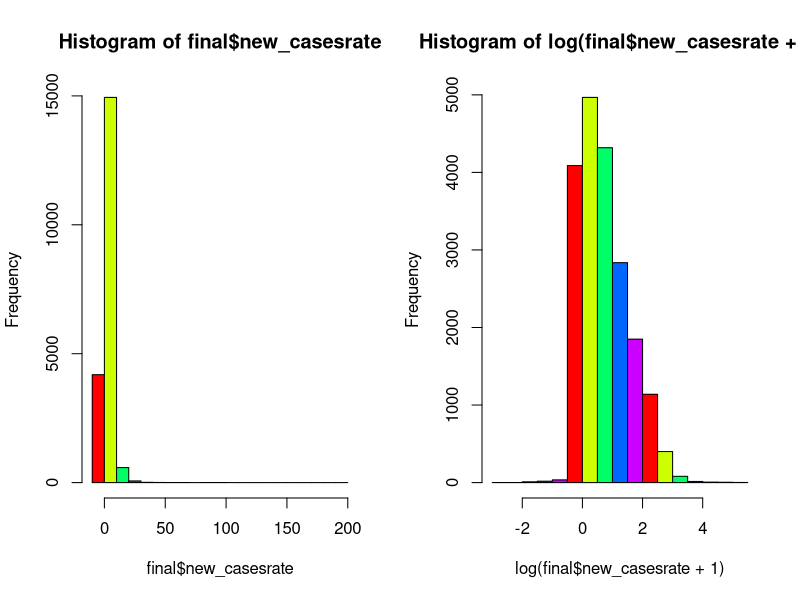
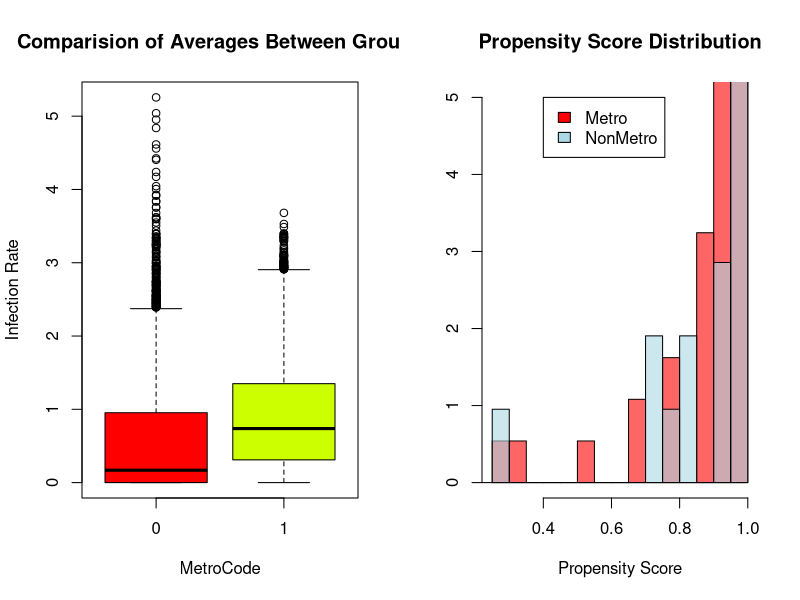
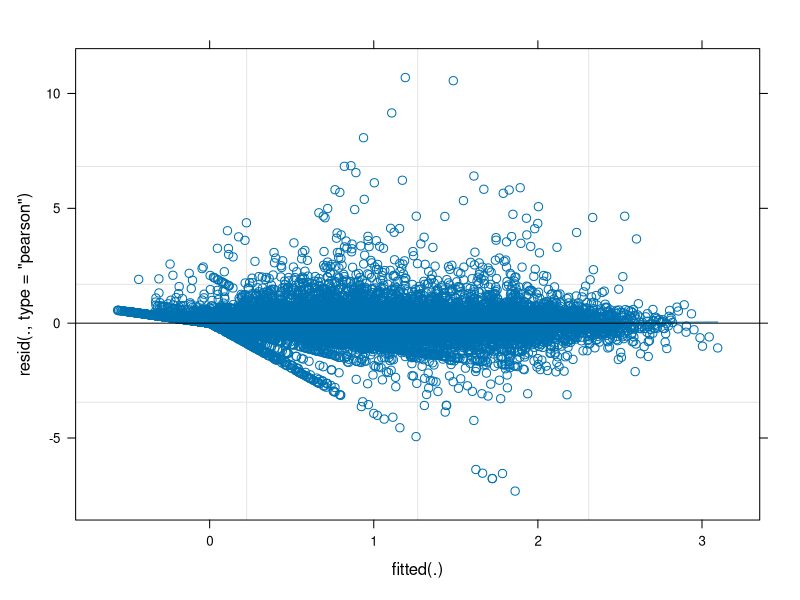
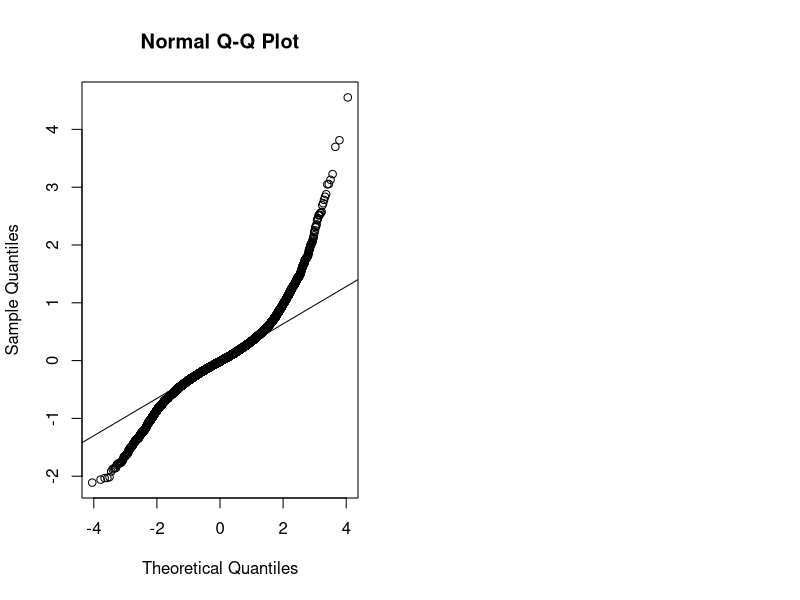

Source code (R) for these figures, in order:
## ---- chunk 1
library(lmerTest)
library(tidyverse)
require(survival)
library(nnet)
library(MatchIt)
library(kableExtra)
library(lubridate)
library(lmerTest)
library(scales)


final=read.csv("Data/final.csv")

which(is.na(final))
final=drop_na(final)
which(is.na(final)) #good

#sapply(final,class)
final$MetCode=as.factor(final$MetCode)
final$county=as.factor(final$county)
final$date=as.factor(final$date)



## ---- chunk 2
#grab our potential predictors and response, MetCode is our treatment group
dat = final[,c("county"  ,'new_casesrate','elder_ratio','HouseDensity.per.square.mile.of.land.area','date','Poverty_Estimate',"Poverty_Percent","Pop_Estimate","MetCode","totalcountconfirmed"),]
#look for any particular parterns. The clearist is household income and povery rates--unsurpisingly
#pairs(Filter(is.numeric, dat))

dat

## ---- chunk 3
par(mfrow=c(1,2))
#Transformation
#check the distribution of our response and predictors
hist(final$new_casesrate,col = rainbow(5)) #this is very right skewed
#normalize
#hist(log(final$new_casesrate),col = rainbow(5)) #lots better
#adjust for the 0 value rates
hist(log(final$new_casesrate+1),col = rainbow(5)) 

dat=dat[-c(which(final$new_casesrate<0)),]

log_dat=log((Filter(is.numeric,dat))+1)

transformed= cbind(log_dat, Filter(is.factor,dat))
#transformed
transformed=(drop_na(transformed))
## ---- chunk 4
#fit unweighted 'naked' model
model1 = lmer(new_casesrate~(elder_ratio)+factor(MetCode)+I(Poverty_Percent/100)+(1|county)+(1|date),data = transformed)
summary(model1)

## ---- chunk 5

transformed$MetCode=as.numeric(as.character(transformed$MetCode))

## Balance analysis
model2 = lm(elder_ratio~MetCode,data = transformed)
summary(model2)#clearly there is bias between 




## Balance analysis
model3 = lm((Poverty_Percent/100)~MetCode,data = transformed)
summary(model3)#clearly there is bias between 

## ---- chunk 6

boxplot(transformed$new_casesrate~transformed$MetCode,main='Comparision of Averages Between Groups',
xlab='MetroCode',ylab='Infection Rate',col=rainbow(5))
## ---- chunk 7
#transformed$MetCode = #relevel(transformed$MetCode,ref='0')


transformed$MetCode = relevel(dat$MetCode,ref="0")
models = glm(MetCode~(elder_ratio)+I(Poverty_Percent/100),family=binomial(logit), data = transformed)
prob = models$fitted.values
pscore = ifelse(transformed$MetCode=="1",prob,(1-prob))
transformed$pscore=pscore
quantile(pscore)

#pscore
weight = 1/pscore
summary(models)$coef %>% kable() %>% kable_styling()

col.alpha<-function(color, alpha){
  code=col2rgb(color)/256
  rgb(code[1],code[2],code[3],alpha)
}
#better  hist
hist(unique(transformed$pscore[transformed$MetCode==1]), breaks=25, col=col.alpha("red",.6), freq=F, ylim=c(0,5), xlab="Propensity Score", ylab="", main="Propensity Score Distribution")
hist(unique(transformed$pscore[transformed$MetCode==0]), breaks=25, col=col.alpha("lightblue",.6), freq=F, ylim=c(0,5), xlab="Propensity Score", ylab="", main="",add=T)
legend(.4, 5, legend=c("Metro", "NonMetro"),
       col=c("red", "blue"),fill = c("red", "lightblue") )

#likely won't be much change, the confunding effects are too large
## ---- chunk 8

model_new7 = lmer(new_casesrate~(elder_ratio)+factor(MetCode)+I(Poverty_Percent/100)+(1|county)+(1|date),data = transformed,weights = weight)
summary(model_new7) #1|pred -> predbecomes random effect here


plot(model_new7,type=c('p','smooth'))



qqnorm(unique(resid(model_new7)))
qqline(resid(model_new7))

anova(model_new7)
